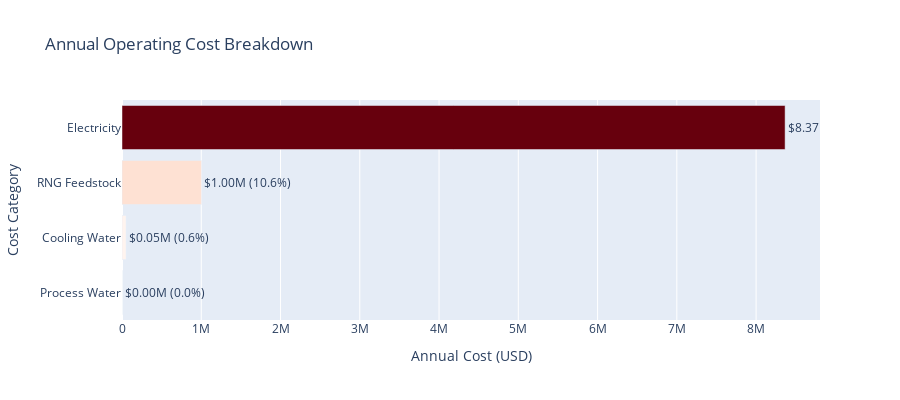

The code cell stored with this chart in its notebook:
### Code cell
# Extract individual costs
rng_cost = get_param(econ_assumptions, 'annual_rng_cost')
elec_cost = get_param(econ_assumptions, 'annual_electricity_cost')
cooling_cost = get_param(econ_assumptions, 'annual_cooling_water_cost')
process_water_cost = get_param(econ_assumptions, 'annual_process_water_cost')

# Create cost breakdown
cost_data = pd.DataFrame({
    'Cost Category': ['RNG Feedstock', 'Electricity', 'Cooling Water', 'Process Water'],
    'Annual Cost': [rng_cost, elec_cost, cooling_cost, process_water_cost],
    'Percent of Total': [
        rng_cost/variable_costs*100,
        elec_cost/variable_costs*100,
        cooling_cost/variable_costs*100,
        process_water_cost/variable_costs*100
    ]
})

# Sort by cost
cost_data = cost_data.sort_values('Annual Cost', ascending=True)

fig = go.Figure()

fig.add_trace(go.Bar(
    y=cost_data['Cost Category'],
    x=cost_data['Annual Cost'],
    orientation='h',
    text=[f'${x/1e6:.2f}M ({p:.1f}%)' for x, p in zip(cost_data['Annual Cost'], cost_data['Percent of Total'])],
    textposition='outside',
    marker=dict(
        color=cost_data['Annual Cost'],
        colorscale='Reds',
        showscale=False
    )
))

fig.update_layout(
    title='Annual Operating Cost Breakdown',
    xaxis_title='Annual Cost (USD)',
    yaxis_title='Cost Category',
    height=400
)

fig.show()

print(f"\n📊 Cost Analysis:")
print(f"   Electricity is {elec_cost/variable_costs*100:.1f}% of variable operating costs")
print(f"   Total variable OpEx: ${variable_costs/1e6:.2f}M")
print(f"   Gross Margin: {gross_margin/total_revenue*100:.1f}%")
print(f"\n💡 Key Insight:")
print(f"   Electricity is the dominant operating cost. Process economics are")
print(f"   highly sensitive to electricity prices and availability of renewable power.")

### Figure 1 — Plotly figure (JSON) as saved in the notebook; plotly's stock layout.template omitted (floating-point values rounded to 4 significant figures)
{"data": [{"marker": {"color": [539.0, 51860.0, 1001000.0, 8366000.0], "colorscale": [[0, "rgb(255,245,240)"], [0.125, "rgb(254,224,210)"], [0.25, "rgb(252,187,161)"], [0.375, "rgb(252,146,114)"], [0.5, "rgb(251,106,74)"], [0.625, "rgb(239,59,44)"], [0.75, "rgb(203,24,29)"], [0.875, "rgb(165,15,21)"], [1, "rgb(103,0,13)"]], "showscale": false}, "orientation": "h", "text": ["$0.00M (0.0%)", "$0.05M (0.6%)", "$1.00M (10.6%)", "$8.37M (88.8%)"], "textposition": "outside", "type": "bar", "x": [539.0, 51860.0, 1001000.0, 8366000.0], "y": ["Process Water", "Cooling Water", "RNG Feedstock", "Electricity"]}], "layout": {"height": 400, "title": {"text": "Annual Operating Cost Breakdown"}, "xaxis": {"title": {"text": "Annual Cost (USD)"}}, "yaxis": {"title": {"text": "Cost Category"}}}}
